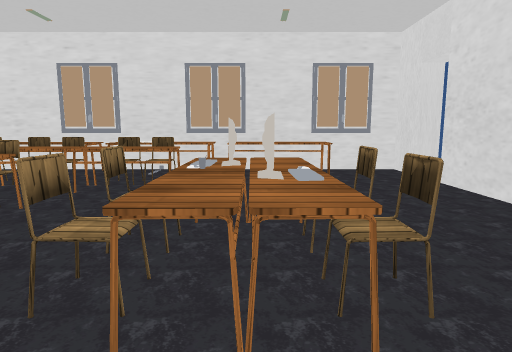
[1] (above)

17 first-person views from a walk through a 3-D level made in the Unity game engine. The camera is 1.3 m above the floor, tilts 8° down and sees 75° across. Doors are open. The floor is counted in squares, 1 m on a side. Each view is taken from the middle of a square. On the plan, view 1 faces up. The plan holds only what a view shows up to about 14 squares ahead; the rest is blank. The place goes on beyond the plan. The player is left out. Some surface patterns are stand-ins.

[2]
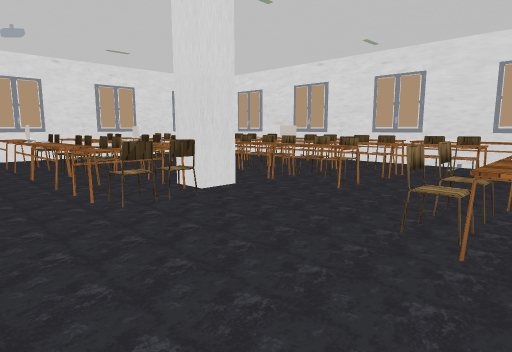

[3]
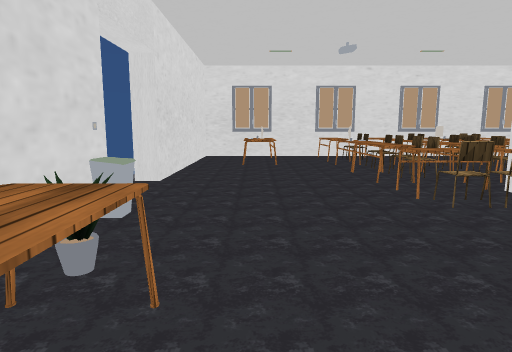

[4]
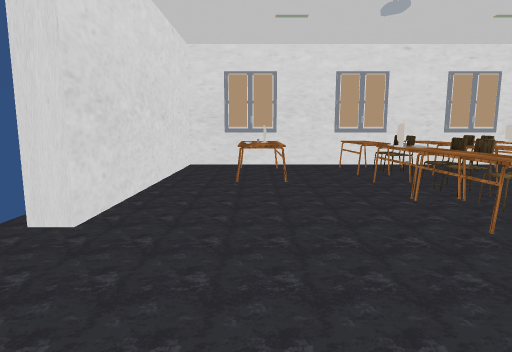

[5]
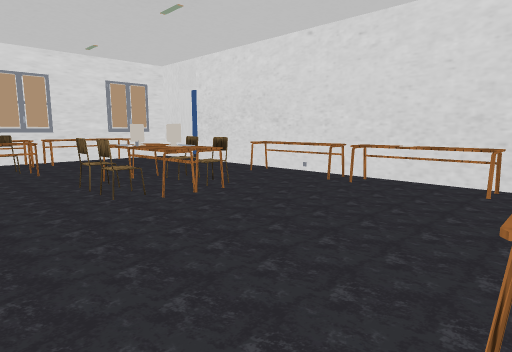

[6]
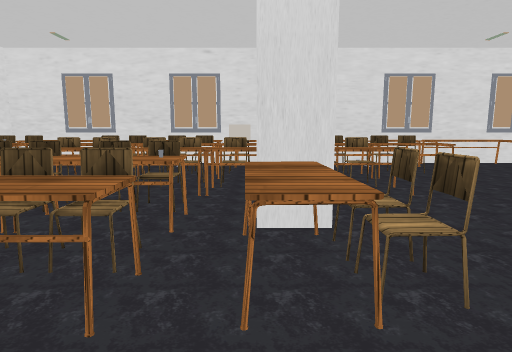

[7]
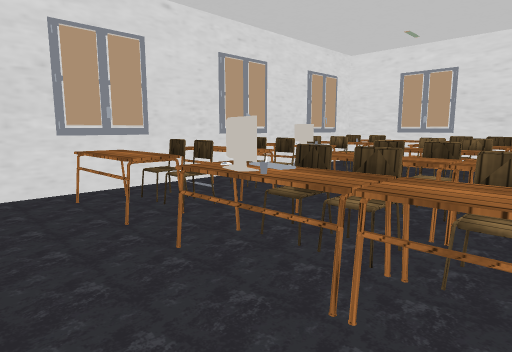

[8]
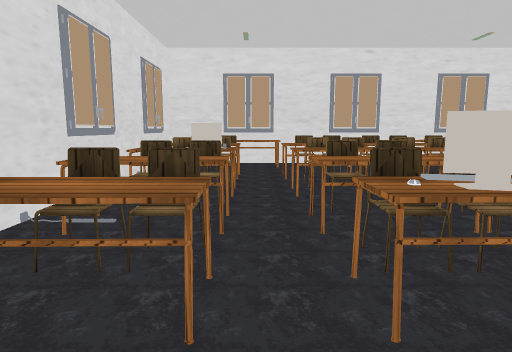

[9]
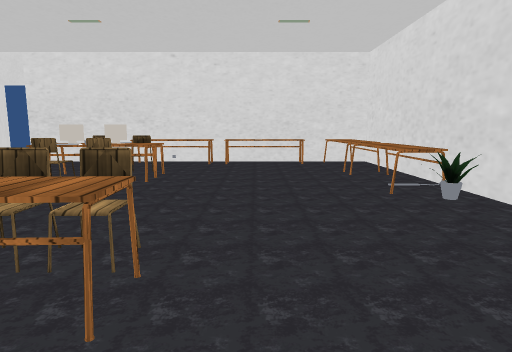

[10]
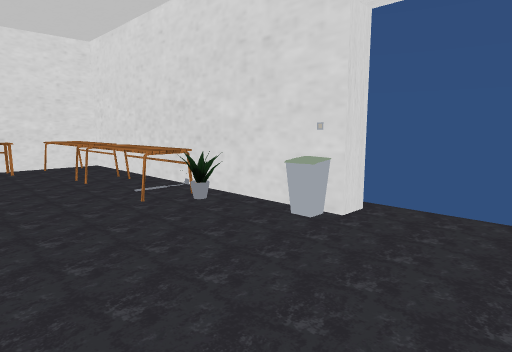

[11]
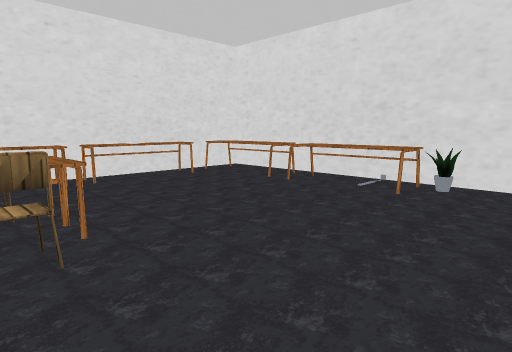

[12]
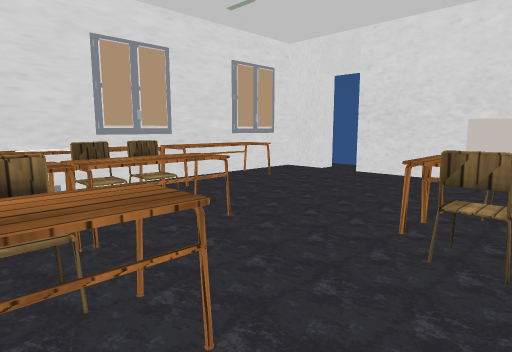

[13]
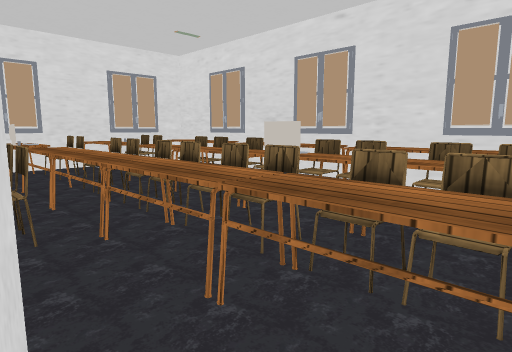

[14]
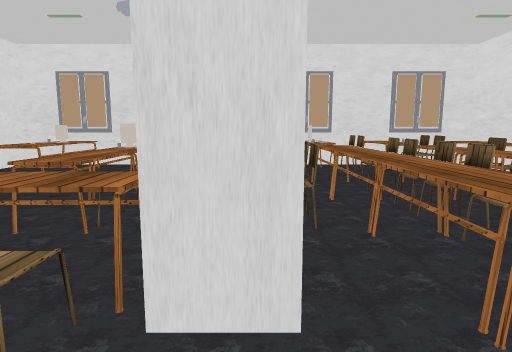

[15]
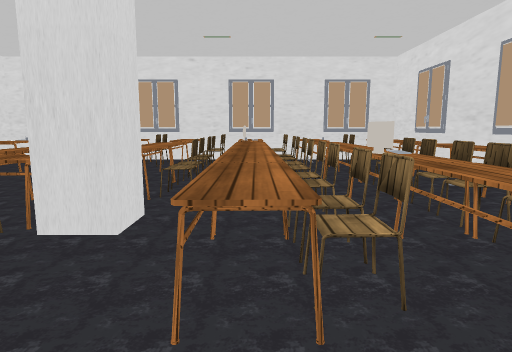

[16]
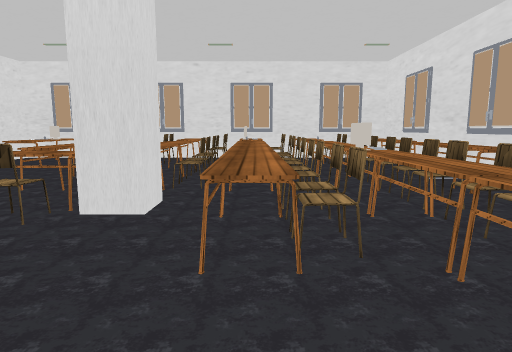

[17]
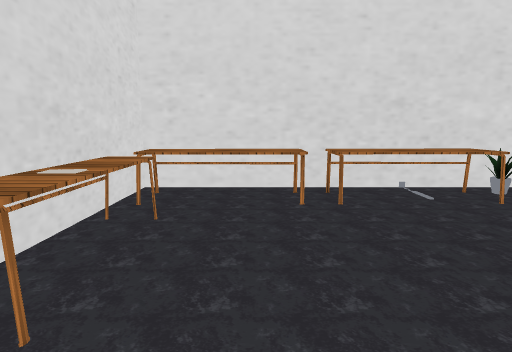

### Floor plan
Points are (right, up) in squares from view 1. A wall is a line through its corners. A room is listed if a view was taken in it or the views show most of it. See-through windows are left out.
Room 1 (views 1, 2, 3, 4, 5, 6, 7, 8, 9, 10, 11, 12, 13, 14, 15, 16, 17)
walls: (-7, 3.3) (-6, 3.3) (-6, 2.4); (-5.4, -6.1) (-5.4, -5.4) (4.5, -5.4) (4.5, 8.1); (4.5, 9.3) (4.5, 10.8) (-16.3, 10.8) (-16.3, -5.4) (-8.3, -5.4)
ways out: open door at (-7.5, -6); open door at (4.5, 8.5)
objects: table (-15, -3) to (-12, -3); table (-15, 0) to (-14, 0); chair (-15, 1) to (-15, 2); chair (-15, 3) to (-15, 4); table (-15, 5) to (-14, 5); chair (-15, 6); other object (-15, 7) to (-14, 7); other object (-15, 8); table (-15, 10) to (-12, 10); chair (-14, 1) to (-14, 2); chair (-14, 3) to (-14, 4); chair (-14, 6); other object (-14, 8); table (-12, 0) to (-10, 0); chair (-12, 1) to (-11, 1); table (-12, 2); chair (-12, 3) to (-11, 4); table (-12, 5) to (-10, 5); chair (-12, 6) to (-11, 6); table (-12, 7) to (-10, 7); chair (-12, 8); chair (-11, 2); chair (-11, 8); table (-11, 10) to (-8, 10); chair (-10, 1) to (-9, 1); table (-10, 2); chair (-10, 3) to (-10, 4); chair (-10, 6); table (-9, 0) to (-8, 0); chair (-9, 1) to (-8, 2); chair (-9, 3) to (-8, 4); table (-9, 5); chair (-9, 6); table (-9, 7) to (-8, 7); chair (-9, 8); table (-8, 2); table (-8, 5) to (-6, 5); chair (-8, 6); chair (-8, 8); table (-7, 0) to (-7, 2); chair (-7, 6); table (-7, 7); chair (-7, 8); table (-7, 10) to (-5, 10); chair (-6, 0) to (-6, 1); chair (-6, 2); chair (-6, 6); table (-6, 7) to (-4, 7); other object (-5, -5); table (-5, 5) to (-4, 5); chair (-5, 6); chair (-5, 8); table (-4, 10) to (-1, 10); other object (-3, -5); table (-3, 7) to (-2, 7); chair (-3, 8); table (-2, -5) to (1, -4); chair (-2, 8); chair (-1, 2) to (-1, 3); chair (-1, 4); table (0, 2) to (0, 4); table (0, 10) to (2, 10); table (1, -5) to (4, -4); chair (1, 2) to (1, 3); chair (1, 4); table (4, -3) to (4, 0); table (4, 1) to (4, 3)

Where each view was taken, in squares from view 1:
view 1: 0 up, 0 right, facing up
view 2: 2 down, 0 right, facing up-left
view 3: 3 down, 0 right, facing left
view 4: 3 down, 4 left, facing left
view 5: 4 down, 4 left, facing up-right
view 6: 2 down, 7 left, facing up
view 7: 2 down, 9 left, facing up-left
view 8: 2 down, 13 left, facing up
view 9: 1 down, 9 left, facing right
view 10: 1 down, 8 left, facing down-right
view 11: 3 up, 5 left, facing down-right
view 12: 3 up, 5 left, facing up-right
view 13: 3 up, 4 left, facing up-left
view 14: 3 up, 4 left, facing left
view 15: 5 up, 2 left, facing left
view 16: 5 up, 1 left, facing left
view 17: 2 up, 2 right, facing down
